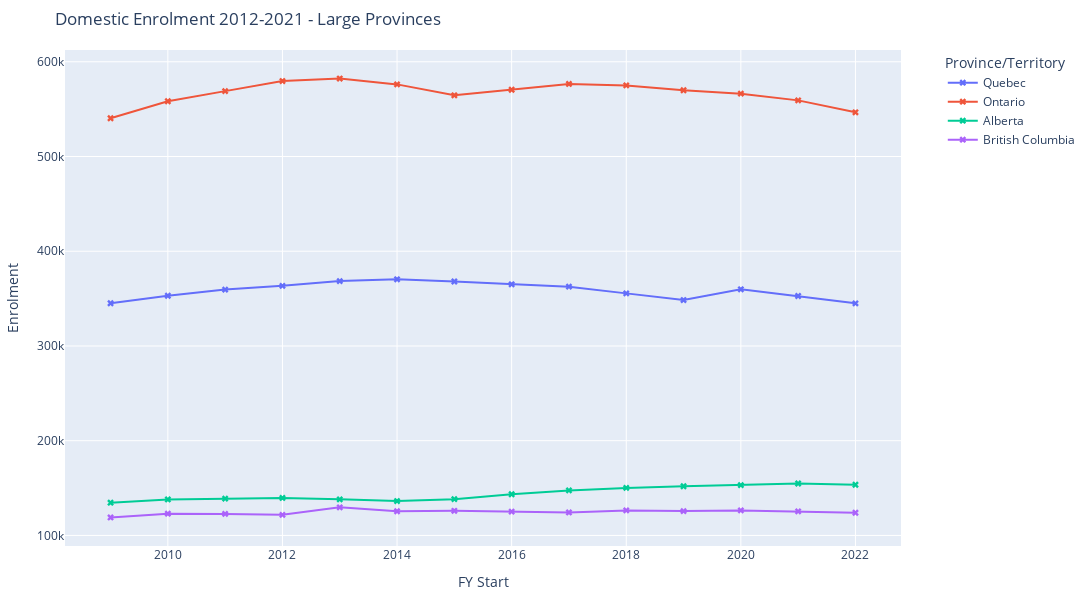
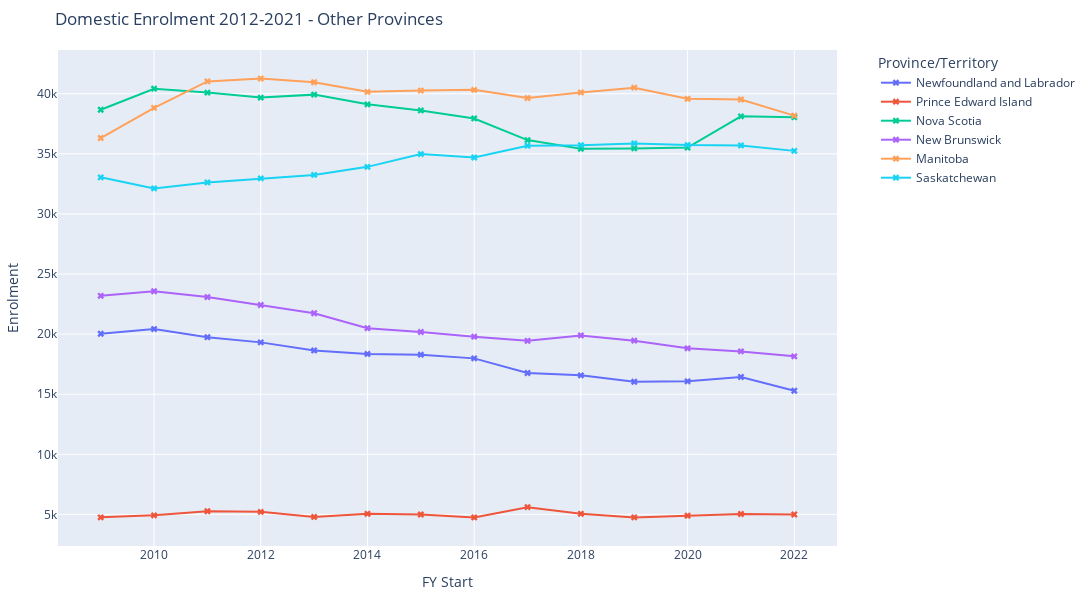
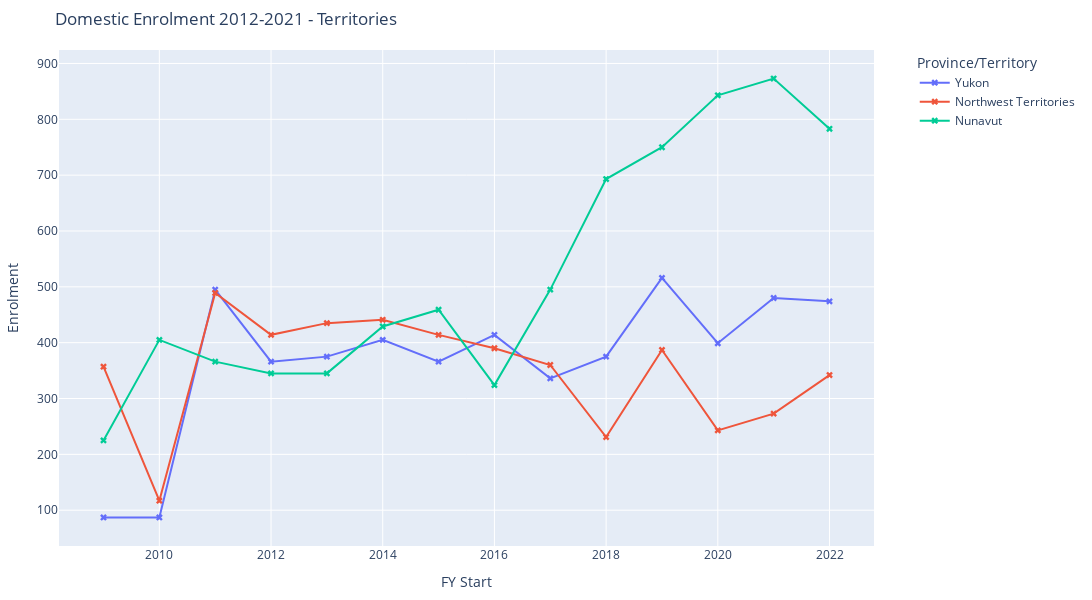

The code cell stored with these charts, in order, in its notebook:
### Code cell
# Function to create a plotly figure for a group of provinces or territories
def create_interactive_plot(title, group_data, group_name):
    fig = go.Figure()

    for region in group_data[group_name].unique():
        region_data = group_data[group_data[group_name] == region]

        # Add line plot with markers
        fig.add_trace(go.Scatter(
            x=region_data['FY Start'],
            y=region_data['Enrolment'],
            mode='lines+markers',
            name=region,
            marker=dict(symbol='x', size=6)
        ))

    # Update layout to include a title, axis labels, and legend position
    fig.update_layout(
        title=title,
        xaxis_title="FY Start",
        yaxis_title="Enrolment",
        legend_title=group_name,
        legend=dict(
            orientation="v",
            x=1.05,  # Move legend outside the plotting area
            y=1,     # Align with top of the figure
        ),
        height=600,
        width=1300,
        margin=dict(l=50, r=150, t=50, b=50)
    )

    return fig

# Large provinces graph
large_provinces_fig = create_interactive_plot(
    "Domestic Enrolment 2012-2021 - Large Provinces",
    provinces_df[provinces_df['Province/Territory'].isin(large_population_provinces)],
    "Province/Territory"
)
large_provinces_fig.show()

# Other provinces graph
other_provinces_fig = create_interactive_plot(
    "Domestic Enrolment 2012-2021 - Other Provinces",
    provinces_df[provinces_df['Province/Territory'].isin(other_provinces)],
    "Province/Territory"
)
other_provinces_fig.show()

# Territories graph
territories_fig = create_interactive_plot(
    "Domestic Enrolment 2012-2021 - Territories",
    provinces_df[provinces_df['Province/Territory'].isin(territories)],
    "Province/Territory"
)
territories_fig.show()

### Figure 1 — Plotly figure (JSON) as saved in the notebook; plotly's stock layout.template omitted (floating-point values rounded to 4 significant figures)
{"data": [{"marker": {"size": 6, "symbol": "x"}, "mode": "lines+markers", "name": "Quebec", "type": "scatter", "x": [2009, 2010, 2011, 2012, 2013, 2014, 2015, 2016, 2017, 2018, 2019, 2020, 2021, 2022], "y": [345096, 352998, 359529, 363486, 368472, 370374, 368055, 365085, 362616, 355521, 348495, 359826, 352755, 344982]}, {"marker": {"size": 6, "symbol": "x"}, "mode": "lines+markers", "name": "Ontario", "type": "scatter", "x": [2009, 2010, 2011, 2012, 2013, 2014, 2015, 2016, 2017, 2018, 2019, 2020, 2021, 2022], "y": [540399, 558309, 568998, 579621, 582282, 576120, 564591, 570456, 576603, 575070, 569946, 566325, 559254, 546672]}, {"marker": {"size": 6, "symbol": "x"}, "mode": "lines+markers", "name": "Alberta", "type": "scatter", "x": [2009, 2010, 2011, 2012, 2013, 2014, 2015, 2016, 2017, 2018, 2019, 2020, 2021, 2022], "y": [134565, 138015, 138849, 139596, 138090, 136320, 138300, 143478, 147558, 150186, 151956, 153114, 154860, 153537]}, {"marker": {"size": 6, "symbol": "x"}, "mode": "lines+markers", "name": "British Columbia", "type": "scatter", "x": [2009, 2010, 2011, 2012, 2013, 2014, 2015, 2016, 2017, 2018, 2019, 2020, 2021, 2022], "y": [119001, 122979, 122769, 121761, 129666, 125541, 126000, 125154, 124269, 126465, 125703, 126444, 125424, 123987]}], "layout": {"height": 600, "legend": {"orientation": "v", "title": {"text": "Province/Territory"}, "x": 1.05, "y": 1}, "margin": {"b": 50, "l": 50, "r": 150, "t": 50}, "title": {"text": "Domestic Enrolment 2012-2021 - Large Provinces"}, "width": 1300, "xaxis": {"title": {"text": "FY Start"}}, "yaxis": {"title": {"text": "Enrolment"}}}}

### Figure 2 — Plotly figure (JSON) as saved in the notebook; plotly's stock layout.template omitted (floating-point values rounded to 4 significant figures)
{"data": [{"marker": {"size": 6, "symbol": "x"}, "mode": "lines+markers", "name": "Newfoundland and Labrador", "type": "scatter", "x": [2009, 2010, 2011, 2012, 2013, 2014, 2015, 2016, 2017, 2018, 2019, 2020, 2021, 2022], "y": [20031, 20424, 19743, 19314, 18642, 18351, 18288, 17982, 16764, 16569, 16035, 16074, 16434, 15288]}, {"marker": {"size": 6, "symbol": "x"}, "mode": "lines+markers", "name": "Prince Edward Island", "type": "scatter", "x": [2009, 2010, 2011, 2012, 2013, 2014, 2015, 2016, 2017, 2018, 2019, 2020, 2021, 2022], "y": [4755, 4920, 5262, 5211, 4788, 5049, 4992, 4746, 5601, 5049, 4752, 4893, 5031, 4992]}, {"marker": {"size": 6, "symbol": "x"}, "mode": "lines+markers", "name": "Nova Scotia", "type": "scatter", "x": [2009, 2010, 2011, 2012, 2013, 2014, 2015, 2016, 2017, 2018, 2019, 2020, 2021, 2022], "y": [38670, 40419, 40095, 39681, 39927, 39120, 38610, 37944, 36144, 35421, 35451, 35520, 38121, 38049]}, {"marker": {"size": 6, "symbol": "x"}, "mode": "lines+markers", "name": "New Brunswick", "type": "scatter", "x": [2009, 2010, 2011, 2012, 2013, 2014, 2015, 2016, 2017, 2018, 2019, 2020, 2021, 2022], "y": [23190, 23568, 23085, 22422, 21738, 20493, 20175, 19785, 19443, 19890, 19455, 18822, 18561, 18150]}, {"marker": {"size": 6, "symbol": "x"}, "mode": "lines+markers", "name": "Manitoba", "type": "scatter", "x": [2009, 2010, 2011, 2012, 2013, 2014, 2015, 2016, 2017, 2018, 2019, 2020, 2021, 2022], "y": [36318, 38823, 41022, 41265, 40959, 40158, 40266, 40326, 39642, 40110, 40506, 39582, 39522, 38181]}, {"marker": {"size": 6, "symbol": "x"}, "mode": "lines+markers", "name": "Saskatchewan", "type": "scatter", "x": [2009, 2010, 2011, 2012, 2013, 2014, 2015, 2016, 2017, 2018, 2019, 2020, 2021, 2022], "y": [33045, 32124, 32622, 32955, 33249, 33918, 34983, 34695, 35676, 35721, 35871, 35730, 35697, 35247]}], "layout": {"height": 600, "legend": {"orientation": "v", "title": {"text": "Province/Territory"}, "x": 1.05, "y": 1}, "margin": {"b": 50, "l": 50, "r": 150, "t": 50}, "title": {"text": "Domestic Enrolment 2012-2021 - Other Provinces"}, "width": 1300, "xaxis": {"title": {"text": "FY Start"}}, "yaxis": {"title": {"text": "Enrolment"}}}}

### Figure 3 — Plotly figure (JSON) as saved in the notebook; plotly's stock layout.template omitted (floating-point values rounded to 4 significant figures)
{"data": [{"marker": {"size": 6, "symbol": "x"}, "mode": "lines+markers", "name": "Yukon", "type": "scatter", "x": [2009, 2010, 2011, 2012, 2013, 2014, 2015, 2016, 2017, 2018, 2019, 2020, 2021, 2022], "y": [87, 87, 495, 366, 375, 405, 366, 414, 336, 375, 516, 399, 480, 474]}, {"marker": {"size": 6, "symbol": "x"}, "mode": "lines+markers", "name": "Northwest Territories", "type": "scatter", "x": [2009, 2010, 2011, 2012, 2013, 2014, 2015, 2016, 2017, 2018, 2019, 2020, 2021, 2022], "y": [357, 117, 489, 414, 435, 441, 414, 390, 360, 231, 387, 243, 273, 342]}, {"marker": {"size": 6, "symbol": "x"}, "mode": "lines+markers", "name": "Nunavut", "type": "scatter", "x": [2009, 2010, 2011, 2012, 2013, 2014, 2015, 2016, 2017, 2018, 2019, 2020, 2021, 2022], "y": [225, 405, 366, 345, 345, 429, 459, 324, 495, 693, 750, 843, 873, 783]}], "layout": {"height": 600, "legend": {"orientation": "v", "title": {"text": "Province/Territory"}, "x": 1.05, "y": 1}, "margin": {"b": 50, "l": 50, "r": 150, "t": 50}, "title": {"text": "Domestic Enrolment 2012-2021 - Territories"}, "width": 1300, "xaxis": {"title": {"text": "FY Start"}}, "yaxis": {"title": {"text": "Enrolment"}}}}
